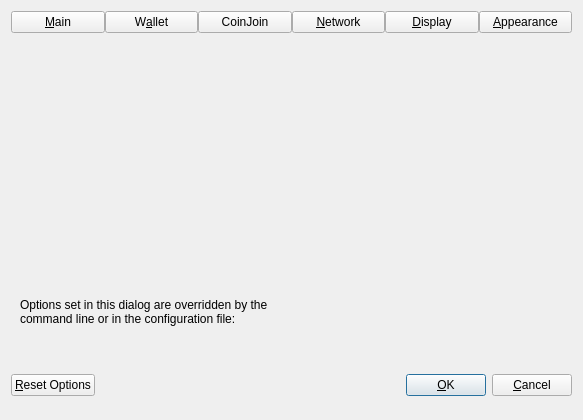
<?xml version="1.0" encoding="UTF-8"?>
<ui version="4.0">
 <class>OptionsDialog</class>
 <widget class="QDialog" name="OptionsDialog">
  <property name="geometry">
   <rect>
    <x>0</x>
    <y>0</y>
    <width>583</width>
    <height>420</height>
   </rect>
  </property>
  <property name="sizePolicy">
   <sizepolicy hsizetype="Fixed" vsizetype="Fixed">
    <horstretch>0</horstretch>
    <verstretch>0</verstretch>
   </sizepolicy>
  </property>
  <property name="windowTitle">
   <string>Options</string>
  </property>
  <property name="modal">
   <bool>true</bool>
  </property>
  <layout class="QVBoxLayout" name="verticalLayout">
   <item>
    <layout class="QHBoxLayout" name="horizontalLayout_Buttons_2">
     <property name="spacing">
      <number>0</number>
     </property>
     <property name="topMargin">
      <number>0</number>
     </property>
     <item>
      <widget class="QPushButton" name="btnMain">
       <property name="text">
        <string>&amp;Main</string>
       </property>
       <property name="checkable">
        <bool>true</bool>
       </property>
      </widget>
     </item>
     <item>
      <widget class="QPushButton" name="btnWallet">
       <property name="text">
        <string>W&amp;allet</string>
       </property>
       <property name="checkable">
        <bool>true</bool>
       </property>
      </widget>
     </item>
     <item>
      <widget class="QPushButton" name="btnCoinJoin">
       <property name="text">
        <string notr="true">CoinJoin</string>
       </property>
       <property name="checkable">
        <bool>true</bool>
       </property>
      </widget>
     </item>
     <item>
      <widget class="QPushButton" name="btnNetwork">
       <property name="text">
        <string>&amp;Network</string>
       </property>
       <property name="checkable">
        <bool>true</bool>
       </property>
      </widget>
     </item>
     <item>
      <widget class="QPushButton" name="btnDisplay">
       <property name="text">
        <string>&amp;Display</string>
       </property>
       <property name="checkable">
        <bool>true</bool>
       </property>
      </widget>
     </item>
     <item>
      <widget class="QPushButton" name="btnAppearance">
       <property name="text">
        <string>&amp;Appearance</string>
       </property>
       <property name="checkable">
        <bool>true</bool>
       </property>
      </widget>
     </item>
    </layout>
   </item>
   <item>
    <widget class="QStackedWidget" name="stackedWidgetOptions">
     <property name="minimumSize">
      <size>
       <width>0</width>
       <height>0</height>
      </size>
     </property>
     <property name="currentIndex">
      <number>5</number>
     </property>
     <widget class="QWidget" name="pageMain">
      <layout class="QVBoxLayout" name="verticalLayout_Main">
       <item>
        <widget class="QCheckBox" name="bitcoinAtStartup">
         <property name="toolTip">
          <string>Automatically start %1 after logging in to the system.</string>
         </property>
         <property name="text">
          <string>&amp;Start %1 on system login</string>
         </property>
        </widget>
       </item>
       <item>
        <spacer name="horizontalSpacer_0_Main">
         <property name="orientation">
          <enum>Qt::Horizontal</enum>
         </property>
         <property name="sizeHint" stdset="0">
          <size>
           <width>40</width>
           <height>5</height>
          </size>
         </property>
        </spacer>
       </item>
       <item>
        <widget class="QCheckBox" name="hideTrayIcon">
         <property name="toolTip">
          <string>Hide the icon from the system tray.</string>
         </property>
         <property name="text">
          <string>&amp;Hide tray icon</string>
         </property>
        </widget>
       </item>
       <item>
        <widget class="QCheckBox" name="minimizeToTray">
         <property name="toolTip">
          <string>Show only a tray icon after minimizing the window.</string>
         </property>
         <property name="text">
          <string>&amp;Minimize to the tray instead of the taskbar</string>
         </property>
        </widget>
       </item>
       <item>
        <widget class="QCheckBox" name="minimizeOnClose">
         <property name="toolTip">
          <string>Minimize instead of exit the application when the window is closed. When this option is enabled, the application will be closed only after selecting Exit in the menu.</string>
         </property>
         <property name="text">
          <string>M&amp;inimize on close</string>
         </property>
        </widget>
       </item>
       <item>
        <layout class="QHBoxLayout" name="horizontalLayout_Main_Prune">
         <item>
          <widget class="QCheckBox" name="prune">
           <property name="toolTip">
            <string>Enabling pruning significantly reduces the disk space required to store transactions. All blocks are still fully validated. Reverting this setting requires re-downloading the entire blockchain.</string>
           </property>
           <property name="text">
            <string>Prune &amp;block storage to</string>
           </property>
          </widget>
         </item>
         <item>
          <widget class="QSpinBox" name="pruneSize"/>
         </item>
         <item>
          <widget class="QLabel" name="pruneSizeUnitLabel">
           <property name="text">
            <string>GB</string>
           </property>
           <property name="textFormat">
            <enum>Qt::PlainText</enum>
           </property>
          </widget>
         </item>
         <item>
          <spacer name="horizontalSpacer_Main_Prune">
           <property name="orientation">
            <enum>Qt::Horizontal</enum>
           </property>
           <property name="sizeHint" stdset="0">
            <size>
             <width>40</width>
             <height>20</height>
            </size>
           </property>
          </spacer>
         </item>
        </layout>
       </item>
       <item>
        <widget class="QLabel" name="pruneWarning">
         <property name="text">
          <string>Reverting this setting requires re-downloading the entire blockchain.</string>
         </property>
         <property name="textFormat">
          <enum>Qt::PlainText</enum>
         </property>
        </widget>
       </item>
       <item>
        <layout class="QHBoxLayout" name="horizontalLayout_2_Main">
         <item>
          <widget class="QLabel" name="databaseCacheLabel">
           <property name="text">
            <string>Size of &amp;database cache</string>
           </property>
           <property name="textFormat">
            <enum>Qt::PlainText</enum>
           </property>
           <property name="buddy">
            <cstring>databaseCache</cstring>
           </property>
          </widget>
         </item>
         <item>
          <widget class="QSpinBox" name="databaseCache"/>
         </item>
         <item>
          <widget class="QLabel" name="databaseCacheUnitLabel">
           <property name="text">
            <string>MiB</string>
           </property>
           <property name="textFormat">
            <enum>Qt::PlainText</enum>
           </property>
          </widget>
         </item>
         <item>
          <spacer name="horizontalSpacer_2_Main">
           <property name="orientation">
            <enum>Qt::Horizontal</enum>
           </property>
           <property name="sizeHint" stdset="0">
            <size>
             <width>40</width>
             <height>20</height>
            </size>
           </property>
          </spacer>
         </item>
        </layout>
       </item>
       <item>
        <layout class="QHBoxLayout" name="horizontalLayout_Main_VerifyLabel">
         <item>
          <widget class="QLabel" name="threadsScriptVerifLabel">
           <property name="text">
            <string>Number of script &amp;verification threads</string>
           </property>
           <property name="textFormat">
            <enum>Qt::PlainText</enum>
           </property>
           <property name="buddy">
            <cstring>threadsScriptVerif</cstring>
           </property>
          </widget>
         </item>
         <item>
          <widget class="QSpinBox" name="threadsScriptVerif">
           <property name="toolTip">
            <string>(0 = auto, &lt;0 = leave that many cores free)</string>
           </property>
          </widget>
         </item>
         <item>
          <spacer name="horizontalSpacer_Main_Threads">
           <property name="orientation">
            <enum>Qt::Horizontal</enum>
           </property>
           <property name="sizeHint" stdset="0">
            <size>
             <width>40</width>
             <height>20</height>
            </size>
           </property>
          </spacer>
         </item>
        </layout>
       </item>
       <item>
        <spacer name="verticalSpacer_Main">
         <property name="orientation">
          <enum>Qt::Vertical</enum>
         </property>
         <property name="sizeHint" stdset="0">
          <size>
           <width>20</width>
           <height>40</height>
          </size>
         </property>
        </spacer>
       </item>
      </layout>
     </widget>
     <widget class="QWidget" name="pageWallet">
      <layout class="QVBoxLayout" name="verticalLayout_Wallet">
       <item>
        <layout class="QVBoxLayout" name="verticalLayout_2">
         <item>
          <widget class="QCheckBox" name="coinControlFeatures">
           <property name="toolTip">
            <string>Whether to show coin control features or not.</string>
           </property>
           <property name="text">
            <string>Enable coin &amp;control features</string>
           </property>
          </widget>
         </item>
         <item>
          <widget class="QCheckBox" name="keepChangeAddress">
           <property name="toolTip">
            <string>Whether to keep the specified custom change address or not.</string>
           </property>
           <property name="text">
            <string>Keep custom change &amp;address</string>
           </property>
          </widget>
         </item>
         <item>
          <widget class="QCheckBox" name="showMasternodesTab">
           <property name="toolTip">
            <string>Show additional tab listing all your masternodes in first sub-tab&lt;br/&gt;and all masternodes on the network in second sub-tab.</string>
           </property>
           <property name="text">
            <string>Show Masternodes Tab</string>
           </property>
          </widget>
         </item>
         <item>
          <widget class="QCheckBox" name="showGovernanceTab">
           <property name="toolTip">
            <string>Show additional tab listing governance proposals.</string>
           </property>
           <property name="text">
            <string>Show Governance Tab</string>
           </property>
          </widget>
         </item>
         <item>
          <widget class="QCheckBox" name="spendZeroConfChange">
           <property name="toolTip">
            <string>If you disable the spending of unconfirmed change, the change from a transaction&lt;br/&gt;cannot be used until that transaction has at least one confirmation.&lt;br/&gt;This also affects how your balance is computed.</string>
           </property>
           <property name="text">
            <string>&amp;Spend unconfirmed change</string>
           </property>
          </widget>
         </item>
         <item>
          <widget class="QCheckBox" name="coinJoinEnabled">
           <property name="toolTip">
            <string>Show mixing interface on Overview screen and reveal an additional screen which allows to spend fully mixed coins only.&lt;br/&gt;A new tab with more settings will also appear in this dialog, please make sure to check them before mixing your coins.</string>
           </property>
           <property name="text">
            <string notr="true">Enable CoinJoin features</string>
           </property>
          </widget>
         </item>
        </layout>
       </item>
       <item>
        <spacer name="verticalSpacer_Wallet">
         <property name="orientation">
          <enum>Qt::Vertical</enum>
         </property>
         <property name="sizeHint" stdset="0">
          <size>
           <width>20</width>
           <height>40</height>
          </size>
         </property>
        </spacer>
       </item>
      </layout>
     </widget>
     <widget class="QWidget" name="pageCoinJoin">
      <layout class="QVBoxLayout" name="verticalLayout_4">
       <item>
        <widget class="QCheckBox" name="showAdvancedCJUI">
         <property name="toolTip">
          <string>Show additional information and buttons on overview screen.</string>
         </property>
         <property name="text">
          <string>Enable advanced interface</string>
         </property>
        </widget>
       </item>
       <item>
        <widget class="QCheckBox" name="showCoinJoinPopups">
         <property name="toolTip">
          <string>Show system popups for mixing transactions&lt;br/&gt;just like for all other transaction types.</string>
         </property>
         <property name="text">
          <string>Show popups for mixing transactions</string>
         </property>
        </widget>
       </item>
       <item>
        <widget class="QCheckBox" name="lowKeysWarning">
         <property name="toolTip">
          <string>Show warning dialog when the wallet has very low number of keys left.</string>
         </property>
         <property name="text">
          <string>Warn if the wallet is running out of keys</string>
         </property>
        </widget>
       </item>
       <item>
        <widget class="QCheckBox" name="coinJoinMultiSession">
         <property name="toolTip">
          <string>Whether to use experimental mode with multiple mixing sessions per block.&lt;br/&gt;Note: You must use this feature carefully.&lt;br/&gt;Make sure you always have recent wallet (auto)backup in a safe place!</string>
         </property>
         <property name="text">
          <string>Enable &amp;multi-session</string>
         </property>
        </widget>
       </item>
       <item>
        <layout class="QGridLayout">
         <item row="0" column="0">
          <widget class="QLabel" name="lblCoinJoinSessionsText">
           <property name="toolTip">
            <string>Use this many separate masternodes in parallel to mix funds.&lt;br/&gt;Note: You must use this feature carefully.&lt;br/&gt;Make sure you always have recent wallet (auto)backup in a safe place!</string>
           </property>
           <property name="text">
            <string>Parallel sessions</string>
           </property>
          </widget>
         </item>
         <item row="0" column="1">
          <widget class="QSpinBox" name="coinJoinSessions">
           <property name="minimum">
            <number>1</number>
           </property>
           <property name="maximum">
            <number>10</number>
           </property>
           <property name="value">
            <number>4</number>
           </property>
          </widget>
         </item>
         <item row="1" column="0">
          <widget class="QLabel" name="lblCoinJoinRoundsText">
           <property name="toolTip">
            <string>This setting determines the amount of individual masternodes that an input will be mixed through.&lt;br/&gt;More rounds of mixing gives a higher degree of privacy, but also costs more in fees.</string>
           </property>
           <property name="text">
            <string>Mixing rounds</string>
           </property>
          </widget>
         </item>
         <item row="1" column="1">
          <widget class="QSpinBox" name="coinJoinRounds">
           <property name="minimum">
            <number>2</number>
           </property>
           <property name="maximum">
            <number>16</number>
           </property>
           <property name="value">
            <number>4</number>
           </property>
          </widget>
         </item>
         <item row="2" column="0">
          <widget class="QLabel" name="lblCoinJoinAmountText">
           <property name="toolTip">
            <string>This amount acts as a threshold to turn off mixing once it's reached.</string>
           </property>
           <property name="statusTip">
            <string notr="true"/>
           </property>
           <property name="whatsThis">
            <string notr="true"/>
           </property>
           <property name="accessibleName">
            <string notr="true"/>
           </property>
           <property name="accessibleDescription">
            <string notr="true"/>
           </property>
           <property name="text">
            <string>Target balance</string>
           </property>
          </widget>
         </item>
         <item row="2" column="1">
          <widget class="QSpinBox" name="coinJoinAmount">
           <property name="minimum">
            <number>2</number>
           </property>
           <property name="maximum">
            <number>2000</number>
           </property>
           <property name="singleStep">
            <number>10</number>
           </property>
           <property name="value">
            <number>1000</number>
           </property>
          </widget>
         </item>
         <item row="3" column="0">
          <widget class="QLabel" name="lblCoinJoinDenoms">
           <property name="toolTip">
            <string>How many inputs of each denominated amount are created.&lt;br/&gt;Lower these numbers if you want fewer smaller denominations.</string>
           </property>
           <property name="text">
            <string>Inputs per denomination</string>
           </property>
          </widget>
         </item>
         <item row="3" column="1">
          <layout class="QHBoxLayout">
           <item>
            <layout class="QVBoxLayout">
             <item>
              <widget class="QLabel" name="lblCoinJoinDenomsTarget">
               <property name="toolTip">
                <string>Try to create at least this many inputs for each denominated amount.&lt;br/&gt;Lower this number if you want fewer smaller denominations.</string>
               </property>
               <property name="text">
                <string>Target</string>
               </property>
              </widget>
             </item>
             <item>
              <widget class="QSpinBox" name="coinJoinDenomsGoal">
               <property name="minimum">
                <number>10</number>
               </property>
               <property name="maximum">
                <number>100000</number>
               </property>
               <property name="singleStep">
                <number>10</number>
               </property>
               <property name="value">
                <number>50</number>
               </property>
              </widget>
             </item>
            </layout>
           </item>
           <item>
            <layout class="QVBoxLayout">
             <item>
              <widget class="QLabel" name="lblCoinJoinDenomsMaximum">
               <property name="toolTip">
                <string>Create up to this many inputs for each denominated amount.&lt;br/&gt;Lower this number if you want fewer smaller denominations.</string>
               </property>
               <property name="text">
                <string>Maximum</string>
               </property>
              </widget>
             </item>
             <item>
              <widget class="QSpinBox" name="coinJoinDenomsHardCap">
               <property name="minimum">
                <number>10</number>
               </property>
               <property name="maximum">
                <number>100000</number>
               </property>
               <property name="singleStep">
                <number>10</number>
               </property>
               <property name="value">
                <number>300</number>
               </property>
              </widget>
             </item>
            </layout>
           </item>
          </layout>
         </item>
        </layout>
       </item>
       <item>
        <spacer name="verticalSpacerPS">
         <property name="orientation">
          <enum>Qt::Vertical</enum>
         </property>
         <property name="sizeHint" stdset="0">
          <size>
           <width>20</width>
           <height>40</height>
          </size>
         </property>
        </spacer>
       </item>
      </layout>
     </widget>
     <widget class="QWidget" name="pageNetwork">
      <layout class="QVBoxLayout" name="verticalLayout_Network">
       <item>
        <widget class="QCheckBox" name="mapPortUpnp">
         <property name="toolTip">
          <string>Automatically open the Halfy Core client port on the router. This only works when your router supports UPnP and it is enabled.</string>
         </property>
         <property name="text">
          <string>Map port using &amp;UPnP</string>
         </property>
        </widget>
       </item>
       <item>
        <widget class="QCheckBox" name="mapPortNatpmp">
         <property name="toolTip">
          <string>Automatically open the Halfy Core client port on the router. This only works when your router supports NAT-PMP and it is enabled. The external port could be random.</string>
         </property>
         <property name="text">
          <string>Map port using NA&amp;T-PMP</string>
         </property>
        </widget>
       </item>
       <item>
        <widget class="QCheckBox" name="allowIncoming">
         <property name="toolTip">
          <string>Accept connections from outside.</string>
         </property>
         <property name="text">
          <string>Allow incomin&amp;g connections</string>
         </property>
        </widget>
       </item>
       <item>
        <widget class="QCheckBox" name="connectSocks">
         <property name="toolTip">
          <string>Connect to the Halfy network through a SOCKS5 proxy.</string>
         </property>
         <property name="text">
          <string>&amp;Connect through SOCKS5 proxy (default proxy):</string>
         </property>
        </widget>
       </item>
       <item>
        <layout class="QHBoxLayout" name="horizontalLayout_1_Network">
         <item>
          <widget class="QLabel" name="proxyIpLabel">
           <property name="text">
            <string>Proxy &amp;IP:</string>
           </property>
           <property name="textFormat">
            <enum>Qt::PlainText</enum>
           </property>
           <property name="buddy">
            <cstring>proxyIp</cstring>
           </property>
          </widget>
         </item>
         <item>
          <widget class="QValidatedLineEdit" name="proxyIp">
           <property name="minimumSize">
            <size>
             <width>140</width>
             <height>0</height>
            </size>
           </property>
           <property name="maximumSize">
            <size>
             <width>140</width>
             <height>16777215</height>
            </size>
           </property>
           <property name="toolTip">
            <string>IP address of the proxy (e.g. IPv4: 127.0.0.1 / IPv6: ::1)</string>
           </property>
          </widget>
         </item>
         <item>
          <widget class="QLabel" name="proxyPortLabel">
           <property name="text">
            <string>&amp;Port:</string>
           </property>
           <property name="textFormat">
            <enum>Qt::PlainText</enum>
           </property>
           <property name="buddy">
            <cstring>proxyPort</cstring>
           </property>
          </widget>
         </item>
         <item>
          <widget class="QLineEdit" name="proxyPort">
           <property name="minimumSize">
            <size>
             <width>60</width>
             <height>0</height>
            </size>
           </property>
           <property name="maximumSize">
            <size>
             <width>60</width>
             <height>16777215</height>
            </size>
           </property>
           <property name="toolTip">
            <string>Port of the proxy (e.g. 9050)</string>
           </property>
          </widget>
         </item>
         <item>
          <spacer name="horizontalSpacer_1_Network">
           <property name="orientation">
            <enum>Qt::Horizontal</enum>
           </property>
           <property name="sizeHint" stdset="0">
            <size>
             <width>40</width>
             <height>20</height>
            </size>
           </property>
          </spacer>
         </item>
        </layout>
       </item>
       <item>
        <layout class="QHBoxLayout" name="horizontalLayout_2_Network">
         <item>
          <widget class="QLabel" name="proxyActiveNets">
           <property name="text">
            <string>Used for reaching peers via:</string>
           </property>
           <property name="textFormat">
            <enum>Qt::PlainText</enum>
           </property>
          </widget>
         </item>
         <item>
          <widget class="QCheckBox" name="proxyReachIPv4">
           <property name="enabled">
            <bool>false</bool>
           </property>
           <property name="toolTip">
            <string>Shows if the supplied default SOCKS5 proxy is used to reach peers via this network type.</string>
           </property>
           <property name="text">
            <string>IPv4</string>
           </property>
          </widget>
         </item>
         <item>
          <widget class="QCheckBox" name="proxyReachIPv6">
           <property name="enabled">
            <bool>false</bool>
           </property>
           <property name="toolTip">
            <string>Shows if the supplied default SOCKS5 proxy is used to reach peers via this network type.</string>
           </property>
           <property name="text">
            <string>IPv6</string>
           </property>
          </widget>
         </item>
         <item>
          <widget class="QCheckBox" name="proxyReachTor">
           <property name="enabled">
            <bool>false</bool>
           </property>
           <property name="toolTip">
            <string>Shows if the supplied default SOCKS5 proxy is used to reach peers via this network type.</string>
           </property>
           <property name="text">
            <string>Tor</string>
           </property>
          </widget>
         </item>
         <item>
          <spacer name="horizontalSpacer_2_Network">
           <property name="orientation">
            <enum>Qt::Horizontal</enum>
           </property>
           <property name="sizeHint" stdset="0">
            <size>
             <width>40</width>
             <height>20</height>
            </size>
           </property>
          </spacer>
         </item>
        </layout>
       </item>
       <item>
        <widget class="QCheckBox" name="connectSocksTor">
         <property name="toolTip">
          <string>Connect to the Halfy network through a separate SOCKS5 proxy for Tor onion services.</string>
         </property>
         <property name="text">
          <string>Use separate SOCKS&amp;5 proxy to reach peers via Tor onion services:</string>
         </property>
        </widget>
       </item>
       <item>
        <layout class="QHBoxLayout" name="horizontalLayout_3_Network">
         <item>
          <widget class="QLabel" name="proxyIpTorLabel">
           <property name="text">
            <string>Proxy &amp;IP:</string>
           </property>
           <property name="textFormat">
            <enum>Qt::PlainText</enum>
           </property>
           <property name="buddy">
            <cstring>proxyIpTor</cstring>
           </property>
          </widget>
         </item>
         <item>
          <widget class="QValidatedLineEdit" name="proxyIpTor">
           <property name="minimumSize">
            <size>
             <width>140</width>
             <height>0</height>
            </size>
           </property>
           <property name="maximumSize">
            <size>
             <width>140</width>
             <height>16777215</height>
            </size>
           </property>
           <property name="toolTip">
            <string>IP address of the proxy (e.g. IPv4: 127.0.0.1 / IPv6: ::1)</string>
           </property>
          </widget>
         </item>
         <item>
          <widget class="QLabel" name="proxyPortTorLabel">
           <property name="text">
            <string>&amp;Port:</string>
           </property>
           <property name="textFormat">
            <enum>Qt::PlainText</enum>
           </property>
           <property name="buddy">
            <cstring>proxyPortTor</cstring>
           </property>
          </widget>
         </item>
         <item>
          <widget class="QLineEdit" name="proxyPortTor">
           <property name="minimumSize">
            <size>
             <width>60</width>
             <height>0</height>
            </size>
           </property>
           <property name="maximumSize">
            <size>
             <width>60</width>
             <height>16777215</height>
            </size>
           </property>
           <property name="toolTip">
            <string>Port of the proxy (e.g. 9050)</string>
           </property>
          </widget>
         </item>
         <item>
          <spacer name="horizontalSpacer_4_Network">
           <property name="orientation">
            <enum>Qt::Horizontal</enum>
           </property>
           <property name="sizeHint" stdset="0">
            <size>
             <width>40</width>
             <height>20</height>
            </size>
           </property>
          </spacer>
         </item>
        </layout>
       </item>
       <item>
        <spacer name="verticalSpacer_Network">
         <property name="orientation">
          <enum>Qt::Vertical</enum>
         </property>
         <property name="sizeHint" stdset="0">
          <size>
           <width>20</width>
           <height>40</height>
          </size>
         </property>
        </spacer>
       </item>
      </layout>
     </widget>
     <widget class="QWidget" name="pageDisplay">
      <layout class="QVBoxLayout" name="verticalLayout_Display">
       <item>
        <layout class="QHBoxLayout" name="horizontalLayout_1_Display">
         <item>
          <widget class="QLabel" name="langLabel">
           <property name="text">
            <string>User Interface &amp;language:</string>
           </property>
           <property name="textFormat">
            <enum>Qt::PlainText</enum>
           </property>
           <property name="buddy">
            <cstring>lang</cstring>
           </property>
          </widget>
         </item>
         <item>
          <widget class="QValueComboBox" name="lang">
           <property name="toolTip">
            <string>The user interface language can be set here. This setting will take effect after restarting %1.</string>
           </property>
          </widget>
         </item>
        </layout>
       </item>
       <item>
        <widget class="QLabel" name="label_3">
         <property name="toolTip">
          <string notr="true"/>
         </property>
         <property name="statusTip">
          <string notr="true"/>
         </property>
         <property name="whatsThis">
          <string notr="true"/>
         </property>
         <property name="accessibleName">
          <string notr="true"/>
         </property>
         <property name="text">
          <string>Language missing or translation incomplete? Help contributing translations here:
https://www.transifex.com/projects/p/halfy/</string>
         </property>
         <property name="wordWrap">
          <bool>true</bool>
         </property>
         <property name="openExternalLinks">
          <bool>true</bool>
         </property>
         <property name="textInteractionFlags">
          <set>Qt::TextBrowserInteraction</set>
         </property>
        </widget>
       </item>
       <item>
        <widget class="Line" name="line">
         <property name="orientation">
          <enum>Qt::Horizontal</enum>
         </property>
        </widget>
       </item>
       <item>
        <layout class="QHBoxLayout" name="horizontalLayout_2_Display">
         <item>
          <widget class="QLabel" name="unitLabel">
           <property name="text">
            <string>&amp;Unit to show amounts in:</string>
           </property>
           <property name="textFormat">
            <enum>Qt::PlainText</enum>
           </property>
           <property name="buddy">
            <cstring>unit</cstring>
           </property>
          </widget>
         </item>
         <item>
          <widget class="QValueComboBox" name="unit">
           <property name="toolTip">
            <string>Choose the default subdivision unit to show in the interface and when sending coins.</string>
           </property>
          </widget>
         </item>
        </layout>
       </item>
       <item>
        <layout class="QHBoxLayout" name="horizontalLayout_5_Display">
         <item>
          <widget class="QLabel" name="digitsLabel">
           <property name="text">
            <string>Decimal digits</string>
           </property>
          </widget>
         </item>
         <item>
          <widget class="QValueComboBox" name="digits"/>
         </item>
        </layout>
       </item>
       <item>
        <layout class="QHBoxLayout" name="horizontalLayout_3_Display">
         <item>
          <widget class="QLabel" name="thirdPartyTxUrlsLabel">
           <property name="toolTip">
            <string>Third party URLs (e.g. a block explorer) that appear in the transactions tab as context menu items.&lt;br/&gt;%s in the URL is replaced by transaction hash. Multiple URLs are separated by vertical bar |.</string>
           </property>
           <property name="text">
            <string>&amp;Third party transaction URLs</string>
           </property>
           <property name="buddy">
            <cstring>thirdPartyTxUrls</cstring>
           </property>
          </widget>
         </item>
         <item>
          <widget class="QLineEdit" name="thirdPartyTxUrls">
           <property name="toolTip">
            <string>Third party URLs (e.g. a block explorer) that appear in the transactions tab as context menu items.&lt;br/&gt;%s in the URL is replaced by transaction hash. Multiple URLs are separated by vertical bar |.</string>
           </property>
           <property name="placeholderText">
            <string notr="true">https://example.com/tx/%s</string>
           </property>
          </widget>
         </item>
        </layout>
       </item>
       <item>
        <spacer name="verticalSpacer">
         <property name="orientation">
          <enum>Qt::Vertical</enum>
         </property>
         <property name="sizeHint" stdset="0">
          <size>
           <width>20</width>
           <height>40</height>
          </size>
         </property>
        </spacer>
       </item>
      </layout>
     </widget>
     <widget class="QWidget" name="pageAppearance">
      <layout class="QVBoxLayout" name="verticalLayout_3">
       <item>
        <widget class="QWidget" name="widgetAppearance" native="true"/>
       </item>
       <item>
        <spacer name="verticalSpacer_2">
         <property name="orientation">
          <enum>Qt::Vertical</enum>
         </property>
         <property name="sizeHint" stdset="0">
          <size>
           <width>20</width>
           <height>40</height>
          </size>
         </property>
        </spacer>
       </item>
      </layout>
     </widget>
    </widget>
   </item>
   <item>
    <widget class="QFrame" name="frame">
     <layout class="QVBoxLayout" name="verticalLayout_Bottom">
      <item>
       <layout class="QHBoxLayout" name="horizontalLayout_Bottom">
        <item>
         <widget class="QLabel" name="overriddenByCommandLineInfoLabel">
          <property name="text">
           <string>Options set in this dialog are overridden by the command line or in the configuration file:</string>
          </property>
          <property name="textFormat">
           <enum>Qt::PlainText</enum>
          </property>
          <property name="wordWrap">
           <bool>true</bool>
          </property>
         </widget>
        </item>
        <item>
         <spacer name="horizontalSpacer_Bottom">
          <property name="orientation">
           <enum>Qt::Horizontal</enum>
          </property>
          <property name="sizeHint" stdset="0">
           <size>
            <width>40</width>
            <height>20</height>
           </size>
          </property>
         </spacer>
        </item>
       </layout>
      </item>
      <item>
       <widget class="QLabel" name="overriddenByCommandLineLabel">
        <property name="text">
         <string/>
        </property>
        <property name="textFormat">
         <enum>Qt::PlainText</enum>
        </property>
        <property name="wordWrap">
         <bool>true</bool>
        </property>
       </widget>
      </item>
     </layout>
    </widget>
   </item>
   <item>
    <layout class="QHBoxLayout" name="horizontalLayout_Buttons">
     <item>
      <widget class="QPushButton" name="resetButton">
       <property name="toolTip">
        <string>Reset all client options to default.</string>
       </property>
       <property name="text">
        <string>&amp;Reset Options</string>
       </property>
       <property name="autoDefault">
        <bool>false</bool>
       </property>
      </widget>
     </item>
     <item>
      <spacer name="horizontalSpacer_1">
       <property name="orientation">
        <enum>Qt::Horizontal</enum>
       </property>
       <property name="sizeHint" stdset="0">
        <size>
         <width>40</width>
         <height>48</height>
        </size>
       </property>
      </spacer>
     </item>
     <item>
      <widget class="QLabel" name="statusLabel">
       <property name="minimumSize">
        <size>
         <width>200</width>
         <height>0</height>
        </size>
       </property>
       <property name="text">
        <string/>
       </property>
       <property name="textFormat">
        <enum>Qt::PlainText</enum>
       </property>
       <property name="wordWrap">
        <bool>true</bool>
       </property>
      </widget>
     </item>
     <item>
      <spacer name="horizontalSpacer_2">
       <property name="orientation">
        <enum>Qt::Horizontal</enum>
       </property>
       <property name="sizeHint" stdset="0">
        <size>
         <width>40</width>
         <height>48</height>
        </size>
       </property>
      </spacer>
     </item>
     <item>
      <widget class="QPushButton" name="okButton">
       <property name="text">
        <string>&amp;OK</string>
       </property>
       <property name="autoDefault">
        <bool>false</bool>
       </property>
       <property name="default">
        <bool>true</bool>
       </property>
      </widget>
     </item>
     <item>
      <widget class="QPushButton" name="cancelButton">
       <property name="text">
        <string>&amp;Cancel</string>
       </property>
       <property name="autoDefault">
        <bool>false</bool>
       </property>
      </widget>
     </item>
    </layout>
   </item>
  </layout>
 </widget>
 <customwidgets>
  <customwidget>
   <class>QValidatedLineEdit</class>
   <extends>QLineEdit</extends>
   <header>qt/qvalidatedlineedit.h</header>
  </customwidget>
  <customwidget>
   <class>QValueComboBox</class>
   <extends>QComboBox</extends>
   <header>qt/qvaluecombobox.h</header>
  </customwidget>
 </customwidgets>
 <resources/>
 <connections/>
</ui>
